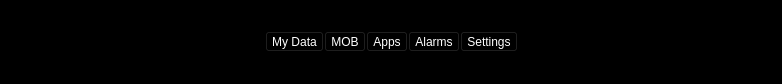
<?xml version="1.0" encoding="UTF-8"?>
<ui version="4.0">
 <class>BottomBar</class>
 <widget class="QWidget" name="BottomBar">
  <property name="geometry">
   <rect>
    <x>0</x>
    <y>0</y>
    <width>782</width>
    <height>84</height>
   </rect>
  </property>
  <property name="windowTitle">
   <string>Form</string>
  </property>
  <property name="styleSheet">
   <string notr="true">background-color: rgb(0, 0, 0);
color: rgb(255, 255, 255);</string>
  </property>
  <layout class="QGridLayout" name="gridLayout">
   <property name="leftMargin">
    <number>0</number>
   </property>
   <property name="topMargin">
    <number>0</number>
   </property>
   <property name="rightMargin">
    <number>0</number>
   </property>
   <property name="bottomMargin">
    <number>0</number>
   </property>
   <property name="spacing">
    <number>0</number>
   </property>
   <item row="0" column="0">
    <layout class="QHBoxLayout" name="horizontalLayout">
     <item>
      <spacer name="horizontalSpacer">
       <property name="orientation">
        <enum>Qt::Horizontal</enum>
       </property>
       <property name="sizeHint" stdset="0">
        <size>
         <width>40</width>
         <height>20</height>
        </size>
       </property>
      </spacer>
     </item>
     <item>
      <widget class="QToolButton" name="toolButton_MyData">
       <property name="text">
        <string>My Data</string>
       </property>
       <property name="icon">
        <iconset>
         <normaloff>:/resources/images/icons/imagebutton_mydata.png</normaloff>:/resources/images/icons/imagebutton_mydata.png</iconset>
       </property>
       <property name="iconSize">
        <size>
         <width>32</width>
         <height>32</height>
        </size>
       </property>
       <property name="toolButtonStyle">
        <enum>Qt::ToolButtonTextUnderIcon</enum>
       </property>
      </widget>
     </item>
     <item>
      <widget class="QToolButton" name="toolButton_MOB">
       <property name="text">
        <string>MOB</string>
       </property>
       <property name="icon">
        <iconset>
         <normaloff>:/resources/images/icons/imagebutton_mob.png</normaloff>:/resources/images/icons/imagebutton_mob.png</iconset>
       </property>
       <property name="iconSize">
        <size>
         <width>32</width>
         <height>32</height>
        </size>
       </property>
       <property name="toolButtonStyle">
        <enum>Qt::ToolButtonTextUnderIcon</enum>
       </property>
      </widget>
     </item>
     <item>
      <widget class="QToolButton" name="toolButton_Apps">
       <property name="text">
        <string>Apps</string>
       </property>
       <property name="icon">
        <iconset>
         <normaloff>:/resources/images/icons/imagebutton_apps.png</normaloff>:/resources/images/icons/imagebutton_apps.png</iconset>
       </property>
       <property name="iconSize">
        <size>
         <width>32</width>
         <height>32</height>
        </size>
       </property>
       <property name="toolButtonStyle">
        <enum>Qt::ToolButtonTextUnderIcon</enum>
       </property>
      </widget>
     </item>
     <item>
      <widget class="QToolButton" name="toolButton_Alarms">
       <property name="text">
        <string>Alarms</string>
       </property>
       <property name="icon">
        <iconset>
         <normaloff>:/resources/images/icons/imagebutton_alarms.png</normaloff>:/resources/images/icons/imagebutton_alarms.png</iconset>
       </property>
       <property name="iconSize">
        <size>
         <width>32</width>
         <height>32</height>
        </size>
       </property>
       <property name="toolButtonStyle">
        <enum>Qt::ToolButtonTextUnderIcon</enum>
       </property>
      </widget>
     </item>
     <item>
      <widget class="QToolButton" name="toolButton_Settings">
       <property name="text">
        <string>Settings</string>
       </property>
       <property name="icon">
        <iconset>
         <normaloff>:/resources/images/icons/imagebutton_settings.png</normaloff>:/resources/images/icons/imagebutton_settings.png</iconset>
       </property>
       <property name="iconSize">
        <size>
         <width>32</width>
         <height>32</height>
        </size>
       </property>
       <property name="toolButtonStyle">
        <enum>Qt::ToolButtonTextUnderIcon</enum>
       </property>
      </widget>
     </item>
     <item>
      <spacer name="horizontalSpacer_2">
       <property name="orientation">
        <enum>Qt::Horizontal</enum>
       </property>
       <property name="sizeHint" stdset="0">
        <size>
         <width>40</width>
         <height>20</height>
        </size>
       </property>
      </spacer>
     </item>
    </layout>
   </item>
  </layout>
 </widget>
 <resources/>
 <connections/>
</ui>
